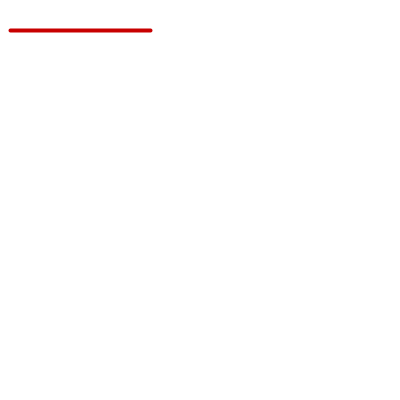
Frame 1 (no input)
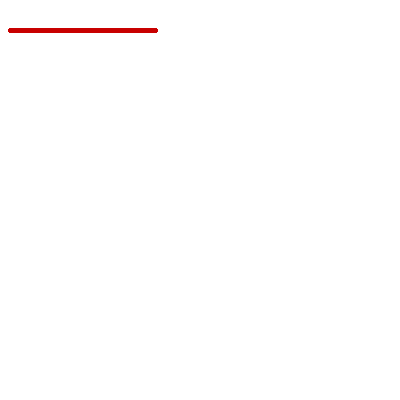
Frame 60 (the mouse pressed at the canvas centre just before this capture)
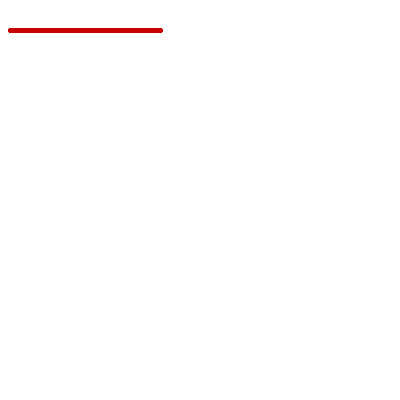
Frame 120 (the mouse held since frame 60 and released just before this capture)

The Processing sketch that drew these frames (run headless with seeded random() and noise(); from frame 60 on, the mouse is pressed at the canvas centre):

// Processing sketch: Percobaan_2
// ── Percobaan_2.pde
void setup()
{
size ( 400,400); // layar output
background (255); // warna layar putih
}
void draw ()
{
int d;
d=second();
strokeWeight(4);
stroke(200,0,0);
line(10,30,10+5*d,30); // garis merah nergerak ke kanan
}
